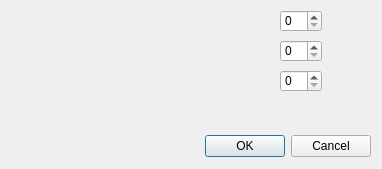
<?xml version="1.0" encoding="UTF-8"?>
<ui version="4.0">
 <class>NovaEstrutura</class>
 <widget class="QDialog" name="NovaEstrutura">
  <property name="geometry">
   <rect>
    <x>0</x>
    <y>0</y>
    <width>382</width>
    <height>169</height>
   </rect>
  </property>
  <property name="windowTitle">
   <string>Dialog</string>
  </property>
  <widget class="QDialogButtonBox" name="buttonBox">
   <property name="geometry">
    <rect>
     <x>30</x>
     <y>130</y>
     <width>341</width>
     <height>32</height>
    </rect>
   </property>
   <property name="orientation">
    <enum>Qt::Horizontal</enum>
   </property>
   <property name="standardButtons">
    <set>QDialogButtonBox::Cancel|QDialogButtonBox::Ok</set>
   </property>
  </widget>
  <widget class="QSpinBox" name="SetX">
   <property name="geometry">
    <rect>
     <x>280</x>
     <y>10</y>
     <width>42</width>
     <height>22</height>
    </rect>
   </property>
  </widget>
  <widget class="QSpinBox" name="SetY">
   <property name="geometry">
    <rect>
     <x>280</x>
     <y>40</y>
     <width>42</width>
     <height>22</height>
    </rect>
   </property>
  </widget>
  <widget class="QSpinBox" name="SetZ">
   <property name="geometry">
    <rect>
     <x>280</x>
     <y>70</y>
     <width>42</width>
     <height>22</height>
    </rect>
   </property>
  </widget>
 </widget>
 <resources/>
 <connections>
  <connection>
   <sender>buttonBox</sender>
   <signal>accepted()</signal>
   <receiver>NovaEstrutura</receiver>
   <slot>accept()</slot>
   <hints>
    <hint type="sourcelabel">
     <x>248</x>
     <y>254</y>
    </hint>
    <hint type="destinationlabel">
     <x>157</x>
     <y>274</y>
    </hint>
   </hints>
  </connection>
  <connection>
   <sender>buttonBox</sender>
   <signal>rejected()</signal>
   <receiver>NovaEstrutura</receiver>
   <slot>reject()</slot>
   <hints>
    <hint type="sourcelabel">
     <x>316</x>
     <y>260</y>
    </hint>
    <hint type="destinationlabel">
     <x>286</x>
     <y>274</y>
    </hint>
   </hints>
  </connection>
 </connections>
</ui>
